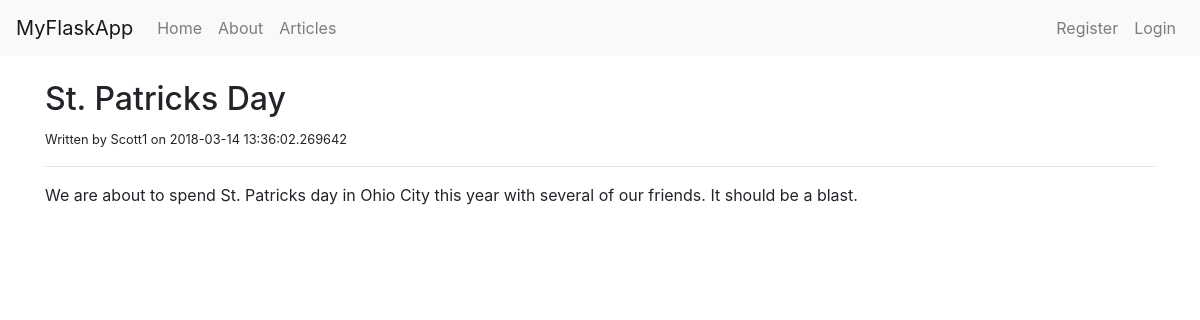
The page /article/2/ on the database as committed earlier.
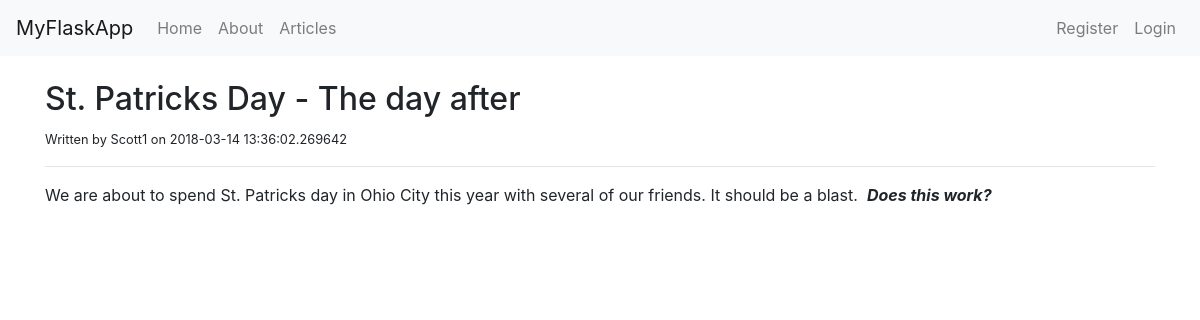
The same page on the database as committed later.
### tables this page shows
CREATE TABLE `articles` (
	`record`	INTEGER PRIMARY KEY AUTOINCREMENT,
	`title`	TEXT,
	`author`	TEXT,
	`body`	TEXT,
	`create_date`	TEXT DEFAULT CURRENT_TIMESTAMP
);

### app.py (the view)
@app.route('/article/<string:record>/')
def article(record):
    connection = sqlite3.connect(DATABASE)
    connection.row_factory = sqlite3.Row
    cur = connection.cursor()
    result = cur.execute("SELECT * FROM articles WHERE record=?", (record))
    article = result.fetchone()
    return render_template('article.html', article=article)
    cur.close()

### templates/article.html
{% extends 'layout.html' %}
{% block body %}
    <h2>{{article.title}}</h2>
    <small>Written by {{article.author}} on {{article.create_date}}</small>
    <hr>
    <div>
        {{article.body | safe}}
    </div>
{% endblock %}

Rows that differ between the two databases and show on the page:
changed articles "Scott1": title "St. Patricks Day" → "St. Patricks Day - The day after"; body "We are about to spend St. Patricks day in Ohio City this year with several of our friends. It should be a blast." → "We are about to spend St. Patricks day in Ohio City this year with several of our friends. It should be a blast. Does this work?"
